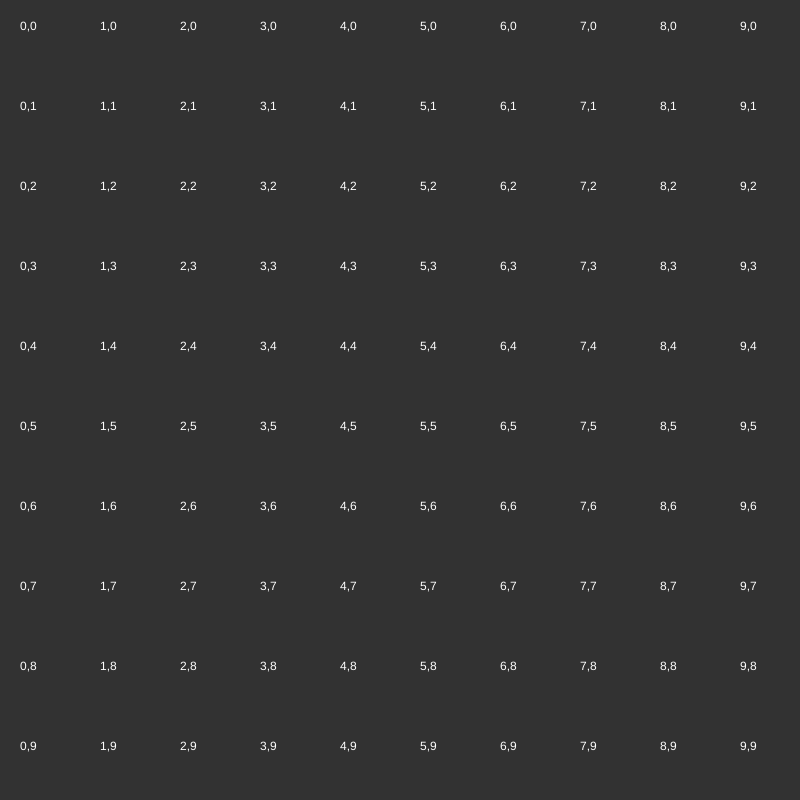
Frame 1 (no input)
Frame 60 (no input): identical to frame 1, image omitted
Frame 120 (the mouse pressed at the canvas centre since frame 60): identical to frame 1, image omitted

The p5.js sketch that drew this single still picture (run headless with seeded random() and noise() and a simulated clock; from frame 60 on, the mouse is pressed at the canvas centre):

// p5.js sketch
// ── sketch.js
var max;

function setup() {
  createCanvas(800, 800);
  background(50);
  fill(255);
  
  
  max = width; // also height becasue both values are the same
  
  
  var howManyTimes = 10;
  var interval = max/howManyTimes;
  
  for (var y = 0; y < howManyTimes; y++) {
    for (var x = 0; x < howManyTimes; x++) {
      
      var string = x + "," + y;
      text(string, 20 + x*interval, 30 + y*interval);
    }
  }
}

function draw() {

}
